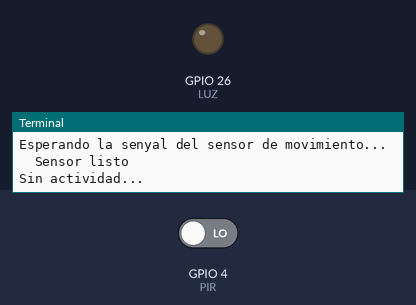
Simulated run of this program. Board: Raspberry Pi (BCM pin numbers). Parts: output pins drawn as LEDs (lit = HIGH), the last lines printed to the terminal. Inputs (shaded band) come from the test bench; at power-on: GPIO 4 (PIR) LOW. The clock reads 2024-03-15 10:24:30 at power-on unless the program sets it; camera commands give no picture and take their timeout (5 s if none is given; 1 s for webcam tools).

Above: at 1.2 s.
1.3 s: GPIO 4 (PIR) driven HIGH
At 2.3 s:
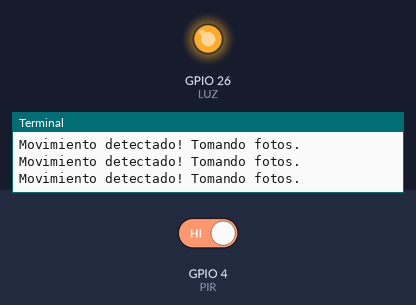
Timing chart, 0 to 4.3 s (numbered marks = the images above; inputs shaded):
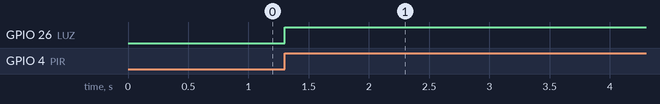

The program:

spibox-rele.py
```python
import time
import datetime
import subprocess
import os
import RPi.GPIO as GPIO

def get_file_name():
    return datetime.datetime.now().strftime("%Y-%m-%d_%H.%M.%S")

PIR = 4
LUZ = 26

# Tiempo de espera
T_LUZ = 60

def luz_ON():
	GPIO.output(LUZ,GPIO.HIGH)

def luz_OFF():
        GPIO.output(LUZ,GPIO.LOW)

def photo():
    for i in range(1,4): # Determina el numero de fotos ???
        capturename = get_file_name()
        print('Movimiento detectado! Tomando fotos.')
        cmd="raspistill -w 640 -h 480 -n -t 100 -q 65 -e jpg -th none -o /home/pi/SPiBox/capturas/" + capturename+"_%d.jpg" % (i)
        camerapid = subprocess.call(cmd,shell=True)

GPIO.setmode(GPIO.BCM)
GPIO.setup(PIR, GPIO.IN, GPIO.PUD_DOWN)
GPIO.setup(LUZ, GPIO.OUT)
try:
    print "Esperando la senyal del sensor de movimiento..."

    # bucle a la espera de que pase algo.
    while GPIO.input(PIR)==1:
        Current_State  = 0

    print "  Sensor listo"

    while True:
        print('Sin actividad...')
        GPIO.wait_for_edge(PIR,GPIO.RISING)
	luz_ON()
#	time.sleep(1) # En principio el programa para sacar la foto ya tiene un tiempo de espera
        photo()
	time.sleep(T_LUZ)
	luz_OFF()

except KeyboardInterrupt:
  print "  Programa cancelado."
  # Reset GPIO
  GPIO.cleanup()
```

Measured:
- after the input at 1.3 s, GPIO 26 (LUZ): LOW → HIGH at once
